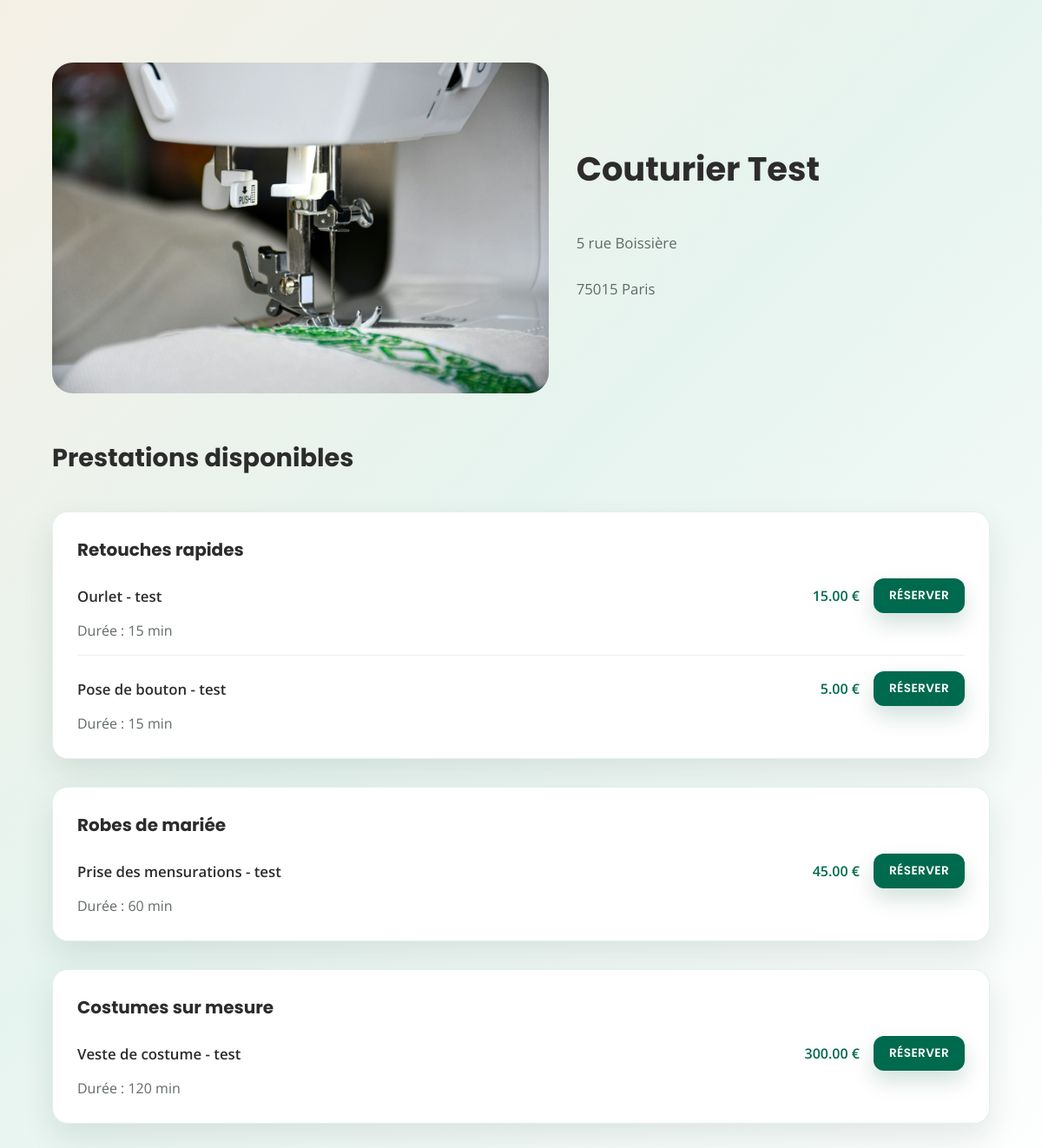
/workshops/1/, run on the app's committed database.
### accounts/models.py (models this page shows, shortened)
class Workshop(models.Model):
    name = models.CharField(max_length=150)
    address = models.TextField()
    zip_code = models.CharField(max_length=10)
    city = models.CharField(max_length=150)
    photo = models.CharField(max_length=255, blank=True)
    services = models.ManyToManyField(Service, related_name="workshops", blank=True)
    professionals = models.ManyToManyField(
        settings.AUTH_USER_MODEL,
        related_name="professional_workshops",
        blank=True,
        limit_choices_to={"user_type": "professional"},
    )
    created_at = models.DateTimeField(auto_now_add=True)
    class Meta:
        ordering = ["name"]

class Category(models.Model):
    name = models.CharField(max_length=100, unique=True)
    created_at = models.DateTimeField(auto_now_add=True)
    class Meta:
        ordering = ["name"]

class Service(models.Model):
    category = models.ForeignKey(
        Category, on_delete=models.CASCADE, related_name="services"
    )
    name = models.CharField(max_length=100)
    description = models.TextField(blank=True)
    price = models.DecimalField(max_digits=8, decimal_places=2, null=True, blank=True)
    duration_minutes = models.PositiveIntegerField(null=True, blank=True)
    created_at = models.DateTimeField(auto_now_add=True)
    created_by = models.ForeignKey(
        settings.AUTH_USER_MODEL,
        on_delete=models.CASCADE,
        related_name="services_created",
    )
    class Meta:
        ordering = ["name"]

### accounts/views.py (the view)
# urls.py: path("workshops/<int:pk>/", views.workshop_detail, name="workshop_detail"),
def workshop_detail(request, pk):
    workshop = get_object_or_404(
        Workshop.objects.prefetch_related("services__category"), pk=pk
    )
    services_by_category = {}
    for service in workshop.services.all():
        services_by_category.setdefault(service.category, []).append(service)
    context = {
        "workshop": workshop,
        "services_by_category": services_by_category,
        "workshop_photo": workshop.photo or "img/elio-santos-5ZQn_gWKvLE-unsplash.jpg",
    }
    return render(request, "accounts/workshop_detail.html", context)

### templates/accounts/workshop_detail.html (shortened to what this page needs)
{% extends "base.html" %}
{% load static %}
{% block head %}
  <link rel="stylesheet" href="{% static 'css/workshop.css' %}">
{% endblock %}
{% block content %}
<section class="workshop-hero">
  <div class="workshop-hero__image">
    <img src="{% static workshop_photo %}" alt="Atelier {{ workshop.name }}" />
  </div>
  <div class="workshop-hero__info">
    <h1>{{ workshop.name }}</h1>
    <p class="workshop-hero__address">
      {{ workshop.address|linebreaksbr }}<br />
      {% if workshop.zip_code %}{{ workshop.zip_code }} {% endif %}{{ workshop.city }}
    </p>
  </div>
</section>
<section class="workshop-services">
  <h2>Prestations disponibles</h2>
  {% if services_by_category %}
    {% for category, services in services_by_category.items %}
      <article class="workshop-services__category">
        <header>
          <h3>{{ category.name }}</h3>
        </header>
        <ul>
          {% for service in services %}
            <li>
              <div class="workshop-service__main">
                <span class="workshop-service__name">{{ service.name }}</span>
                <span class="workshop-service__cta">
                  {% if service.price %}<span class="workshop-service__price">{{ service.price }} €</span>{% endif %}
                  <a href="#" class="workshop-service__button">Réserver</a>
                </span>
              </div>
              {% if service.duration_minutes %}
                <p class="workshop-service__meta">Durée : {{ service.duration_minutes }} min</p>
              {% endif %}
            </li>
          {% endfor %}
        </ul>
      </article>
    {% endfor %}
  {% else %}
    <p>Aucune prestation n'est encore associée à cet atelier.</p>
  {% endif %}
</section>
{% endblock %}

### templates/base.html (shortened to what this page needs)
{% load static %}
<!doctype html>
<html lang="fr">
<head>
  <link rel="stylesheet" href="{% static 'css/global.css' %}">
  {% block head %}{% endblock %}
</head>
<body>
  {% block content %}{% endblock %}
</body>
</html>

### static/css/global.css (style rules this page uses)
:root { --brand: #006A4E; --brand-600: #005A42; --brand-300: #338771; --secondary: #3B6F72; --accent: #E07B39; --text: #2C2C2C; --muted: #626A68; --bg-soft: #F5F0E6; --surface: #FFFFFF; --surface-alt: #FAF7F1; --border: #E3E7E4; }
body { font-family: 'Open Sans', sans-serif; background: linear-gradient(135deg, var(--bg-soft) 0%, #E6F4EF 45%, #FFFFFF 100%); color: var(--text); margin: 0; }
h1, h2 { font-family: 'Poppins', sans-serif; margin: 0; }
a { color: var(--brand); text-decoration: none; transition: color 0.18s ease; }

### static/css/workshop.css (style rules this page uses)
.workshop-hero { display: grid; grid-template-columns: minmax(0, 1.2fr) minmax(0, 1fr); gap: 32px; align-items: center; margin: 72px auto 48px; max-width: 1080px; padding: 0 24px; }
.workshop-hero__image img { width: 100%; border-radius: 24px; object-fit: cover; }
.workshop-hero__info h1 { font-family: 'Poppins', sans-serif; font-size: 2.4rem; margin-bottom: 12px; }
.workshop-hero__address { color: var(--muted); line-height: 1.6; font-size: 1.05rem; white-space: pre-line; }
.workshop-services { max-width: 1080px; margin: 0 auto 120px; padding: 0 24px; display: flex; flex-direction: column; gap: 32px; }
.workshop-services h2 { font-family: 'Poppins', sans-serif; font-size: 1.8rem; margin-bottom: 8px; }
.workshop-services__category { background: var(--surface); border-radius: 18px; border: 1px solid rgba(0, 106, 78, 0.1); box-shadow: 0 16px 36px rgba(17, 53, 44, 0.1); padding: 28px; display: flex; flex-direction: column; gap: 18px; }
.workshop-services__category h3 { margin: 0; font-family: 'Poppins', sans-serif; font-size: 1.25rem; }
.workshop-services__category ul { list-style: none; margin: 0; padding: 0; display: flex; flex-direction: column; gap: 18px; }
.workshop-services__category li { border-bottom: 1px solid rgba(0, 106, 78, 0.08); padding-bottom: 16px; }
.workshop-services__category li:last-child { border-bottom: none; padding-bottom: 0; }
.workshop-service__main { display: flex; justify-content: space-between; align-items: center; gap: 16px; flex-wrap: wrap; }
.workshop-service__name { font-weight: 600; font-size: 1.05rem; }
.workshop-service__cta { display: inline-flex; align-items: center; gap: 16px; }
.workshop-service__price { font-weight: 600; color: var(--brand); }
.workshop-service__button { display: inline-flex; align-items: center; justify-content: center; padding: 10px 18px; border-radius: 12px; background: var(--brand); color: #fff; font-family: 'Poppins', sans-serif; font-weight: 600; letter-spacing: 0.03em; text-transform: uppercase; font-size: 0.85rem; box-shadow: 0 12px 24px rgba(0, 90, 66, 0.18); transition: background 0.18s ease, transform 0.18s ease; }
.workshop-service__meta, .workshop-service__description { margin: 8px 0 0; color: var(--muted); line-height: 1.5; }

### data on the page
Workshop: photo (picture), name "Couturier Test", address "5 rue Boissière", zip_code "75015", city "Paris"
Category: name "Retouches rapides"
Service: name "Ourlet - test", price "15.00", duration_minutes "15"
Service: name "Pose de bouton - test", price "5.00", duration_minutes "15"
Category: name "Robes de mariée"
Service: name "Prise des mensurations - test", price "45.00", duration_minutes "60"
Category: name "Costumes sur mesure"
Service: name "Veste de costume - test", price "300.00", duration_minutes "120"
